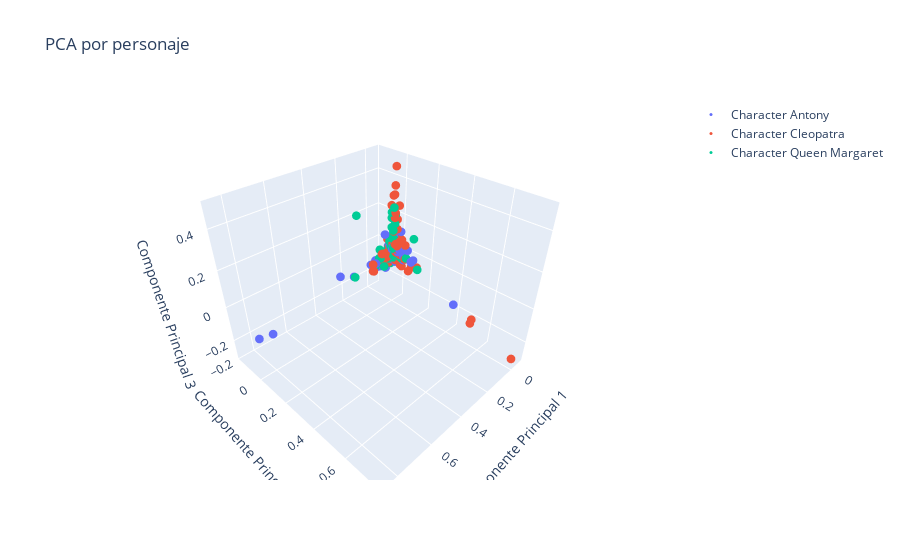

Write notebook code for a chart like this one.
### Code cell
from sklearn.decomposition import PCA

pca = PCA(n_components=3, svd_solver="arpack")
X_train_red = pca.fit_transform(X_train_tf)

import plotly.graph_objs as go
import numpy as np

fig = go.Figure()

# Añadir trazos para cada clase
for character in np.unique(y_train):
    mask_train = y_train == character
    fig.add_trace(go.Scatter3d(
        x=X_train_red[mask_train, 0],
        y=X_train_red[mask_train, 1],
        z=X_train_red[mask_train, 2],
        mode='markers',
        marker=dict(size=3),  # Ajustar el tamaño de los puntos
        name=f'Character {character}'
    ))

# Configurar el layout
fig.update_layout(
    title='PCA por personaje',
    scene=dict(
        xaxis_title='Componente Principal 1',
        yaxis_title='Componente Principal 2',
        zaxis_title='Componente Principal 3'
    )
)

# Mostrar el gráfico
fig.show()
